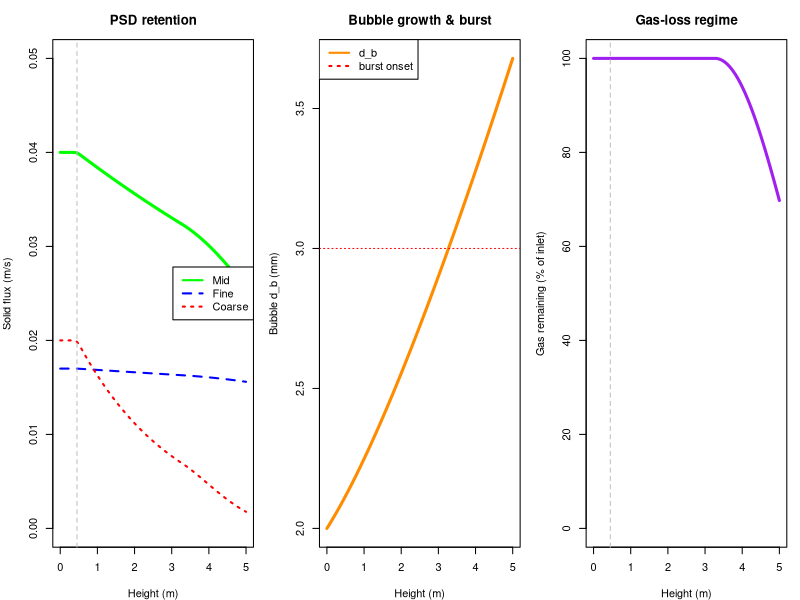

Write the R code that produced this figure.
library(deSolve)

# =====================================================================
# SCRIPT 1: PREFORMED-FOAM WASH COLUMN
#   decant pool (hindered settling) + plug foam + bubble population + gas loss
# =====================================================================
# Preformed, particle-loaded foam (no sparger) enters the base. Two zones split
# at the fixed decant depth H_pool. Properties (mu, rho_foam, d_p, d_b_in,
# d_sep) are passed down from the upstream unit.
#
# NEW in this version:
#  (1) HINDERED SETTLING (Richardson-Zaki): the pool Stokes settling velocity
#      is slowed by crowding, U = U_stokes * (1 - phi)^n_RZ, phi = condensed
#      holdup (1 - eps_g). Dense pools settle much slower -> longer decant.
#  (2) BUBBLE POPULATION: mean bubble size d_b(z) evolves by COALESCENCE
#      (grows, faster in dry/unstable foam) minus BREAKAGE (shear, restores
#      toward the inlet size). This is the key operational lever.
#  (3) GAS BALANCE / GAS-LOSS REGIME: no gas is generated in the column, so the
#      gas flux J_g only DECREASES -- bubbles that coarsen past d_b_burst
#      rupture and vent gas. Track J_g in vs out (gas recovery) and the gas
#      lost. Bursting is also what dumps coarse particles (collapse loss is now
#      tied to the burst rate, not an empirical dryness proxy).
#
# States up z: Js_fine, Js_mid, Js_crs [m/s]; C_imp [%]; eps_l [-];
#              d_b [m]; J_g [m/s]; t_res [s].
# PLACEHOLDER kinetics calibrated to: residence ~1.5-2 h, top solids 3-7%.
# =====================================================================

GRAV <- 9.81

params <- c(
  H_total = 5.0, H_pool = 0.45, U_up = 8.0e-4,

  # --- UPSTREAM-PASSED PROPERTIES ---
  mu_cont = 2.0e-3, rho_liquid = 1050, rho_foam = 575, rho_p = 2500, rho_gas = 1.8,
  d_fine = 1.5e-5, d_mid = 8.0e-5, d_crs = 3.0e-4,
  d_b_in = 2.0e-3, d_sep = 4.5e-5, n_RZ = 4.65,

  # --- FEED ---
  eps_l_in = 0.50, eps_s_in = 0.020, eps_g_in = 0.48,
  Js_fine_in = 0.017, Js_mid_in = 0.040, Js_crs_in = 0.020, C_imp_in = 100,

  # --- FILM DRAINAGE (time-based) ---
  eps_l_dry = 0.15, tau_drain = 2000, eps_g_pack = 0.74, blend_wz = 0.03,

  # --- BUBBLE POPULATION (coalescence - breakage) ---
  K_coal = 1.3e-4,        # coalescence coeff [1/s] (grows d_b)
  K_break = 1.2e-4,       # breakage coeff [1/s] (restores toward d_b_in)
  # --- GAS LOSS (bursting of over-coarsened bubbles) ---
  d_b_burst = 3.0e-3,     # bubble size above which bursting accelerates [m]
  K_burst = 1.0e-3,       # burst-rate coeff [1/s]

  # --- WASH ---
  wash_ratio = 0.5, k_drainage = 1.8e-3, channel_cv = 0.35, d_b_ref = 2.0e-3,

  # --- PARTICLE LOSS ---
  k_det_fine = 1.2e-5, k_det_mid = 6.0e-5, k_det_crs = 3.0e-4,   # detachment [1/s]
  k_burstloss_fine = 0.05, k_burstloss_mid = 0.30, k_burstloss_crs = 2.0, # burst dumps [-]

  # --- REGIME ---
  film_stability = 1.0, load_sens = 1.0, plug_crit = 1.0
)

stokes  <- function(dRho, d, mu) dRho * GRAV * d^2 / (18 * mu)
rho_agg <- function(dp, db, rp, rg) (rp*dp^3 + rg*db^3) / (dp^3 + db^3)

column_model_psd <- function(z, state, parameters) {
  with(as.list(c(state, parameters)), {

    load_rel <- (Js_fine + Js_mid + Js_crs) / (Js_fine_in + Js_mid_in + Js_crs_in)
    eps_s    <- eps_s_in * load_rel
    eps_g    <- 1 - eps_l - eps_s
    U <- U_up
    dt_res <- 1 / U
    foam_frac <- 1 / (1 + exp(-(z - H_pool) / blend_wz))

    # (2) BUBBLE POPULATION: coalescence (dry/unstable -> faster) - breakage
    coal_rate <- K_coal * (eps_g / eps_g_pack) / film_stability     # [1/s]
    dd_b <- (coal_rate * d_b - K_break * (d_b - d_b_in)) / U

    # (3) GAS LOSS: bursting when bubbles coarsen past d_b_burst (gas-only sink)
    burst_rate <- K_burst * max(0, d_b - d_b_burst) / d_b_in         # [1/s]
    dJ_g <- -burst_rate * J_g / U

    # film drainage (foam dries -> eps_l falls toward eps_l_dry)
    deps_l <- -(eps_l - eps_l_dry) / tau_drain / U

    # (1) POOL decant with HINDERED settling (Richardson-Zaki)
    phi <- 1 - eps_g                                                 # condensed holdup
    U_settle_sep <- stokes(rho_liquid - rho_foam, d_sep, mu_cont) * (1 - phi)^n_RZ
    dCimp_pool <- -(U_settle_sep / H_pool) * C_imp

    # POOL particle settling (aggregate; uses current d_b)
    settle_loss <- function(dp) {
      d_agg <- (dp^3 + d_b^3)^(1/3)
      Uset  <- stokes(rho_agg(dp, d_b, rho_p, rho_gas) - rho_liquid, d_agg, mu_cont) * (1 - phi)^n_RZ
      max(0, Uset) / H_pool
    }
    sl_fine <- settle_loss(d_fine); sl_mid <- settle_loss(d_mid); sl_crs <- settle_loss(d_crs)

    # FOAM particle loss: detachment + BURST-driven collapse (dumps coarse)
    lf_fine <- k_det_fine + k_burstloss_fine * burst_rate
    lf_mid  <- k_det_mid  + k_burstloss_mid  * burst_rate
    lf_crs  <- k_det_crs  + k_burstloss_crs  * burst_rate

    dJs_fine <- -Js_fine * ((1-foam_frac)*sl_fine + foam_frac*lf_fine) / U
    dJs_mid  <- -Js_mid  * ((1-foam_frac)*sl_mid  + foam_frac*lf_mid ) / U
    dJs_crs  <- -Js_crs  * ((1-foam_frac)*sl_crs  + foam_frac*lf_crs ) / U

    # FOAM washing (channeling scales with current bubble size)
    flow_cv         <- 4 * channel_cv * (d_b / d_b_ref)
    Wash_Efficiency <- 1 / (1 + flow_cv^2)
    dCimp_foam <- -k_drainage * Wash_Efficiency * (wash_ratio/(wash_ratio+1)) * C_imp
    dCimp <- ((1-foam_frac)*dCimp_pool + foam_frac*dCimp_foam) / U

    list(c(dJs_fine, dJs_mid, dJs_crs, dCimp, deps_l, dd_b, dJ_g, dt_res))
  })
}

# --- helpers ---------------------------------------------------------------
regime_of <- function(z, load_rel, p) {
  if (z < p[["H_pool"]]) return("pool")
  idx <- p[["film_stability"]] / (p[["load_sens"]] * load_rel)
  if (idx >= p[["plug_crit"]]) "plug" else "snowglobe"
}
solve_column <- function(p) {
  s0 <- c(Js_fine=p[["Js_fine_in"]], Js_mid=p[["Js_mid_in"]], Js_crs=p[["Js_crs_in"]],
          C_imp=p[["C_imp_in"]], eps_l=p[["eps_l_in"]], d_b=p[["d_b_in"]],
          J_g=p[["eps_g_in"]]*p[["U_up"]], t_res=0)
  z <- seq(0, p[["H_total"]], by = 0.02)
  out <- as.data.frame(ode(s0, z, column_model_psd, p)); names(out)[1] <- "z"
  lr <- (out$Js_fine+out$Js_mid+out$Js_crs)/(p[["Js_fine_in"]]+p[["Js_mid_in"]]+p[["Js_crs_in"]])
  out$eps_s <- p[["eps_s_in"]]*lr
  out$eps_g <- 1 - out$eps_l - out$eps_s
  out$solids_pct <- 100*out$eps_s/(out$eps_s+out$eps_l)
  out$regime <- vapply(seq_len(nrow(out)), function(i) regime_of(out$z[i], lr[i], p), character(1))
  out
}

# --- solve + report --------------------------------------------------------
out_psd <- solve_column(params)
t_pool <- approx(out_psd$z, out_psd$t_res, params[["H_pool"]])$y
t_tot  <- out_psd$t_res[nrow(out_psd)]
Jg_in  <- params[["eps_g_in"]]*params[["U_up"]]; Jg_out <- out_psd$J_g[nrow(out_psd)]
top <- out_psd[nrow(out_psd),]; ini <- out_psd[1,]

cat(sprintf("Bubble size d_b: inlet %.2f mm -> top %.2f mm (coalescence)\n",
            params[["d_b_in"]]*1e3, top$d_b*1e3))
cat(sprintf("GAS balance: in %.2e -> out %.2e m/s  => recovery %.0f%%, lost %.0f%%\n",
            Jg_in, Jg_out, 100*Jg_out/Jg_in, 100*(1-Jg_out/Jg_in)))
cat(sprintf("Residence: pool %.2f h + foam %.2f h = %.2f h\n",
            t_pool/3600, (t_tot-t_pool)/3600, t_tot/3600))
cat(sprintf("Solids: inlet %.1f%% -> top %.1f%% | plug %.0f%%\n",
            ini$solids_pct, top$solids_pct, 100*mean(out_psd$regime=="plug")))
cat(sprintf("Retention: fine=%.0f%% mid=%.0f%% coarse=%.0f%% | impurity %.0f->%.1f%%\n",
            100*top$Js_fine/ini$Js_fine, 100*top$Js_mid/ini$Js_mid,
            100*top$Js_crs/ini$Js_crs, ini$C_imp, top$C_imp))

# =====================================================================
# PLOTS
# =====================================================================
par(mfrow = c(1, 3), mar = c(4, 4, 3, 1))
plot(out_psd$z, out_psd$Js_mid, type="l", col="green", lwd=3, ylim=c(0,0.05),
     ylab="Solid flux (m/s)", xlab="Height (m)", main="PSD retention")
lines(out_psd$z, out_psd$Js_fine, col="blue", lwd=2, lty=2)
lines(out_psd$z, out_psd$Js_crs,  col="red",  lwd=2, lty=3)
abline(v=params[["H_pool"]], col="gray", lty=2)
legend("right", legend=c("Mid","Fine","Coarse"), col=c("green","blue","red"), lty=c(1,2,3), lwd=2)

plot(out_psd$z, out_psd$d_b*1e3, type="l", col="darkorange", lwd=3,
     ylab="Bubble d_b (mm)", xlab="Height (m)", main="Bubble growth & burst")
abline(h=params[["d_b_burst"]]*1e3, col="red", lty=3)
legend("topleft", legend=c("d_b","burst onset"), col=c("darkorange","red"), lty=c(1,3), lwd=2)

plot(out_psd$z, out_psd$J_g/Jg_in*100, type="l", col="purple", lwd=3, ylim=c(0,100),
     ylab="Gas remaining (% of inlet)", xlab="Height (m)", main="Gas-loss regime")
abline(v=params[["H_pool"]], col="gray", lty=2)
